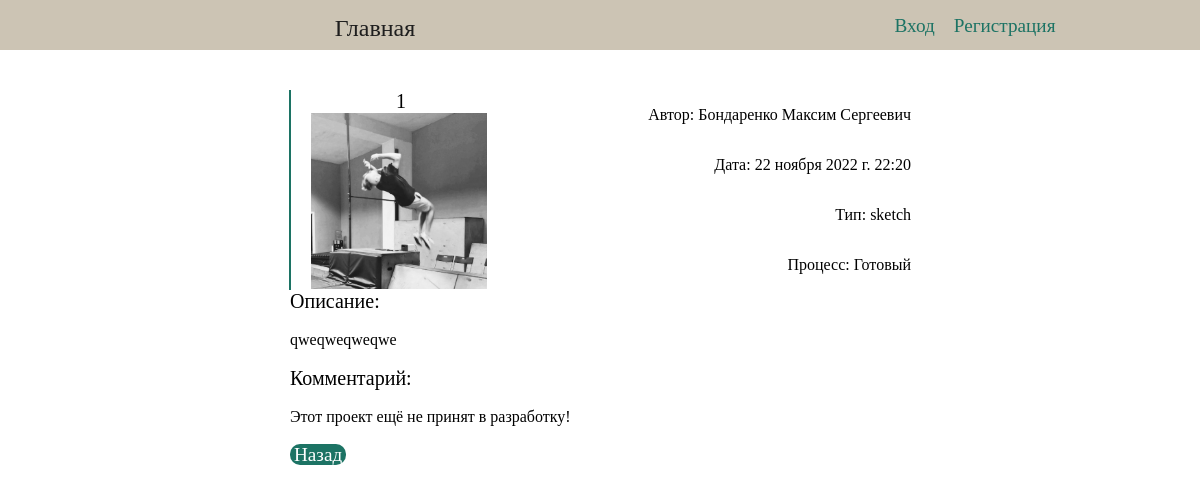
The page /portal/1/detail/ on the database its author committed.
### portal/models.py (models this page shows, shortened)
class Project(models.Model):
    id = models.AutoField(primary_key=True, unique=True, verbose_name='id')
    title = models.CharField(max_length=100, verbose_name='Project name')
    description = models.TextField(max_length=400, verbose_name='Description')
    img = models.ImageField(upload_to='img/', verbose_name='picture', null=True)
    apply_date = models.DateTimeField(default=datetime.now(), editable=False)
    author = models.ForeignKey('User', on_delete=models.SET_NULL, verbose_name='Project owner', null=True, blank=True, to_field='id')
    com = models.CharField(max_length=400, verbose_name='Description', default='Этот проект ещё не принят в разработку!')
    category = models.ForeignKey(Category, help_text='Категория заявки', to_field='type', on_delete=models.CASCADE, blank=False)
    PROCESS_STATUS = (('i', 'В процессе'),
                      ('d', 'Готовый'),
                      ('n', 'Новые'))
    process_status = models.CharField(
        max_length=1,
        choices=PROCESS_STATUS,
        blank=True,
        default='n',
        help_text='Статус')
    class Meta:
        ordering = ['apply_date']

class User(AbstractBaseUser, PermissionsMixin):
    id = models.AutoField(primary_key=True, unique=True)
    full_name = models.CharField(max_length=50, help_text="ФИО")
    username = models.CharField(max_length=50, unique=True)
    password = models.CharField(max_length=200)
    email = models.EmailField(unique=True, max_length=254)
    is_staff = models.BooleanField(default=False)
    USERNAME_FIELD = 'username'  # Идентификатор для обращения
    REQUIRED_FIELDS = ['email']  # Список имён полей для Superuser
    objects = UserManager()

class Category(models.Model):
    type = models.CharField(max_length=30, unique=True)
    def __str__(self):
        return self.type

### portal/views.py (the view)
# urls.py: url(r'^(?P<pk>\d+)/detail/$', views.ProjectDetail.as_view(), name='detail_project'),
class ProjectDetail(DetailView):
    model = Project
    context_object_name = 'project'
    template_name = 'user_project_managment/project_detail.html'

### portal/templates/user_project_managment/project_detail.html (shortened to what this page needs)
{% extends "base_gineric.html" %}
{% block content %}
    <div id="project_detail">
        <div class="project_post">
                <div class="picture_div_post">
                    <p class="project_name">{{project.title}}</p>
                    <img src="{{ project.img.url }}" alt="..." width="176" height="176">
                </div>
                <div class="description_div_post">
                    <p>Автор: {{ project.author.full_name }}</p>
                    <p>Дата: {{ project.apply_date }}</p>
                    <p>Тип: {{project.category}}</p>
                    <p>Процесс: {{project.get_process_status_display}}</p>
                </div>
            </div>
        <div id="detail_description_div">
            <p style="font-size: 20px;">Описание:</p><br>
            <p class="description">{{project.description}}</p><br>
            <p style="font-size: 20px;">Комментарий:</p><br>
            <p class="description">{{project.com}}</p></br>
            <a id="back_to_projects" href="{% url 'my_projects' 'All' %}">Назад</a>
        </div>
    </div>
{% endblock %}

### portal/static/css/style.css (style rules this page uses)
* { margin: 0px; padding: 0px; }
.project_post { padding-left: 20px; display: flex; justify-content: space-between; margin-top: 40px; width: 600px; height: 200px; border-left: 2px solid #1c7364; }
.picture_div_post { height: 200px; width: 180px; }
.project_name { text-align: center; font-size: 20px; }
.description_div_post { display: flex; flex-direction: column; align-items: flex-end; justify-content: space-around; height: 200px; width: 400px; }
.show_detail, #back_to_projects, #update_btn, #delete_btn, #login_btn, .btn { padding: 0 4px 0 4px; text-align: center; text-decoration: none; width:200px; height: 30px; border-radius: 10px; border: none; background: #1c7364; font-size: 1.2em; color: white; }
#project_detail, #are_you_sure_div, #logged_out_div { width: 100%; height: 400px; display: flex; align-items: center; flex-direction: column; justify-content: space-around; }
#detail_description_div { width: 620px; }

### rows shown on the page
Project: title "1", img (picture), author.full_name "Бондаренко Максим Сергеевич", apply_date "22 ноября 2022 г. 22:20", category "sketch", process_status "Готовый", description "qweqweqweqwe", com "Этот проект ещё не принят в разработку!"
